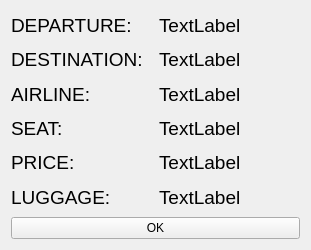
<?xml version="1.0" encoding="UTF-8"?>
<ui version="4.0">
 <class>Form</class>
 <widget class="QWidget" name="Form">
  <property name="geometry">
   <rect>
    <x>0</x>
    <y>0</y>
    <width>311</width>
    <height>250</height>
   </rect>
  </property>
  <property name="windowTitle">
   <string>Form</string>
  </property>
  <layout class="QGridLayout" name="gridLayout">
   <item row="0" column="0">
    <widget class="QLabel" name="label">
     <property name="font">
      <font>
       <pointsize>14</pointsize>
      </font>
     </property>
     <property name="text">
      <string>DEPARTURE:</string>
     </property>
    </widget>
   </item>
   <item row="0" column="1">
    <widget class="QLabel" name="departure">
     <property name="font">
      <font>
       <pointsize>14</pointsize>
      </font>
     </property>
     <property name="text">
      <string>TextLabel</string>
     </property>
    </widget>
   </item>
   <item row="1" column="0">
    <widget class="QLabel" name="label_2">
     <property name="font">
      <font>
       <pointsize>14</pointsize>
      </font>
     </property>
     <property name="text">
      <string>DESTINATION:</string>
     </property>
    </widget>
   </item>
   <item row="1" column="1">
    <widget class="QLabel" name="destination">
     <property name="font">
      <font>
       <pointsize>14</pointsize>
      </font>
     </property>
     <property name="text">
      <string>TextLabel</string>
     </property>
    </widget>
   </item>
   <item row="2" column="0">
    <widget class="QLabel" name="label_3">
     <property name="font">
      <font>
       <pointsize>14</pointsize>
      </font>
     </property>
     <property name="text">
      <string>AIRLINE:</string>
     </property>
    </widget>
   </item>
   <item row="2" column="1">
    <widget class="QLabel" name="airline">
     <property name="font">
      <font>
       <pointsize>14</pointsize>
      </font>
     </property>
     <property name="text">
      <string>TextLabel</string>
     </property>
    </widget>
   </item>
   <item row="3" column="0">
    <widget class="QLabel" name="label_4">
     <property name="font">
      <font>
       <pointsize>14</pointsize>
      </font>
     </property>
     <property name="text">
      <string>SEAT:</string>
     </property>
    </widget>
   </item>
   <item row="3" column="1">
    <widget class="QLabel" name="seat">
     <property name="font">
      <font>
       <pointsize>14</pointsize>
      </font>
     </property>
     <property name="text">
      <string>TextLabel</string>
     </property>
    </widget>
   </item>
   <item row="4" column="0">
    <widget class="QLabel" name="label_5">
     <property name="font">
      <font>
       <pointsize>14</pointsize>
      </font>
     </property>
     <property name="text">
      <string>PRICE:</string>
     </property>
    </widget>
   </item>
   <item row="4" column="1">
    <widget class="QLabel" name="price">
     <property name="font">
      <font>
       <pointsize>14</pointsize>
      </font>
     </property>
     <property name="text">
      <string>TextLabel</string>
     </property>
    </widget>
   </item>
   <item row="5" column="0">
    <widget class="QLabel" name="label_6">
     <property name="font">
      <font>
       <pointsize>14</pointsize>
      </font>
     </property>
     <property name="text">
      <string>LUGGAGE:</string>
     </property>
    </widget>
   </item>
   <item row="5" column="1">
    <widget class="QLabel" name="lagguge">
     <property name="font">
      <font>
       <pointsize>14</pointsize>
      </font>
     </property>
     <property name="text">
      <string>TextLabel</string>
     </property>
    </widget>
   </item>
   <item row="6" column="0" colspan="2">
    <widget class="QPushButton" name="pushButton">
     <property name="text">
      <string>OK</string>
     </property>
    </widget>
   </item>
  </layout>
 </widget>
 <resources/>
 <connections/>
</ui>
